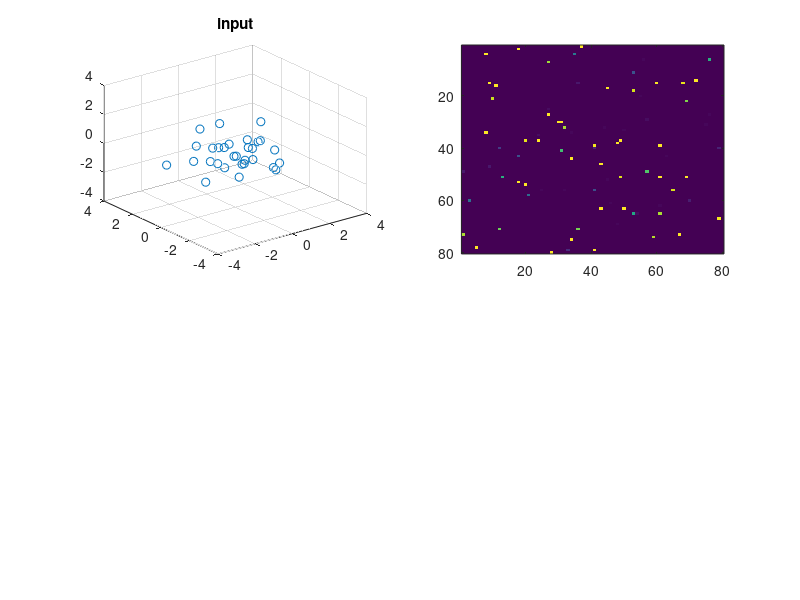

Reproduce this figure in MATLAB. (Note: this script raises an error after producing the figure.)
clear all
close all

rng(1)


N = 30;
M_dim = 80;
M = M_dim^2;
t_max = 1440;
rho = .0005;
c = 3;
b = 5;
alpha = 1;
dt = 1;

[LTP,LTD,LTP_J,LTD_J] = deal(zeros(M,t_max));

tau_p = 200; %time constant for LTP trace
tau_d = 500; %time constant for LTD trace
eta_p = 2; %activation constant for LTP trace
eta_d = 20; %activation constant for LTD trace
eta_J = .0006; %learning rate
max_p = 1.1; %maximum for LTP trace
max_d = 1; %maximum for LTD trace
tau_P = 10; %time constant for plateau potential
p_mag = 1; %magnitude of plateau potential
p_time = 180;
P = zeros(1,t_max);

R1 = rotx(2);
R2 = rotx(4);
R3 = rotx(180);

data = randn(3,N);

step_var = 0*.005;
step_vec_init = zeros(3,N);
step_vec_init(1,:) = t_max*step_var*ones(1,N)/2;

data_vec = zeros(3,N,t_max);
data_vec(:,:,1) = data - step_vec_init;

W = sprandn(M,N*3,rho);
W = abs(W) + 0*randn(M,N*3);
J = 0*abs(randn(1,M));

sp_t = zeros(M,t_max);
V_t = zeros(1,t_max);

step_vec = zeros(3,N);
step_vec(1,:) = step_var*ones(1,N);

dJ = 0;
figure('Position',[300 300 900 900])
for t = 2:t_max
    data_resize = reshape(data_vec(:,:,t-1),[N*3,1]);
    sp_t(:,t-1) = (tanh(b*W*data_resize-c) + 1)/2;
%     sp_t(sp_t(:,t-1)<.02,t-1) = 0;
    if t == 2
        V_t(:) = alpha*(J*sp_t(:,t-1));
    else 
         if t == p_time
            P(t) = P(t-1) + p_mag;
        else
            P(t) = P(t-1) - P(t-1)*(dt/tau_P);
        end
        if (P(t)>.1)
            dJ = dJ + eta_J*P(t)*sp_t(:,t-1); %weight update
            J = J + dJ';
            J(J<0) = 0;
        end
        
        V_t(t-1) = alpha*(J*sp_t(:,t-1)); %ramp amplitude at lap "lap"
    end
    
    
    if t > t_max/2
        data_vec(:,:,t) = R2*(data_vec(:,:,t-1) + step_vec);
    elseif t == t_max/2
        data_vec(:,:,t) = R1*(data_vec(:,:,t-1) + step_vec);
        data_vec(:,(2*N/3+1):N,t) = R3*(data_vec(:,(2*N/3+1):N,t-1));
    else
        data_vec(:,:,t) = R1*(data_vec(:,:,t-1) + step_vec);
    end
    
    
    
    subplot(2,2,1)
    scatter3(data_vec(1,:,t-1),data_vec(2,:,t-1),data_vec(3,:,t-1))
    xlim([-4 - t_max*step_var/2 4 + t_max*step_var/2])
    zlim([-4 4])
    ylim([-4 4])
    title('input')
    
    subplot(2,2,2)
    sp_t_resize = reshape(sp_t(:,t-1),[M_dim,M_dim]);
    imagesc(sp_t_resize)
    ax = gca;
    ax.CLim = [0 1];
    title('Sparse projections from input')
    colorbar
    
    subplot(2,1,2)
    plot(V_t(1:t-1))
    ylabel('Firing rate (AU)')
    xlabel('time (AU)')
    xlim([0 t_max])
    title('V(t)')

    drawnow
end